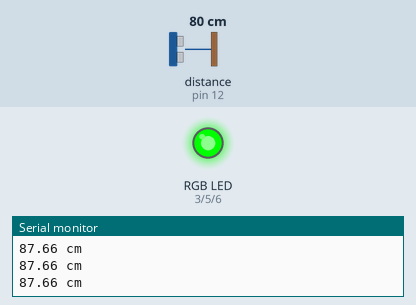
A sketch run on a simulated Arduino Uno, built with avr-gcc and run on an emulated ATmega328P. On the bench: an RGB LED mixed from three pins (HIGH = lit), the last lines printed to the serial monitor. Wiring (inferred from the names in the program): ultrasonic range finder: trigger pin 11; echo pin 12. Inputs (shaded band) come from the test bench; at power-on: distance to the obstacle (sensor on pin 12) 80 cm. The echo pulse lasts 58.3 µs per cm; pins used as bus, display or sensor lines are not drawn.

Above: at 1.2 s.
1.3 s: distance to the obstacle (sensor on pin 12) set to 50 cm
2.8 s: distance to the obstacle (sensor on pin 12) set to 43 cm
At 4.0 s:
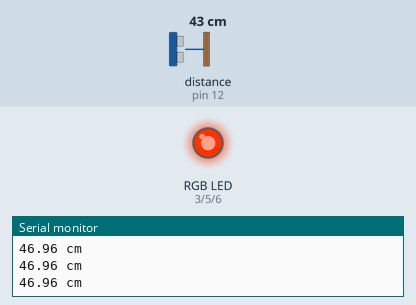
4.3 s: distance to the obstacle (sensor on pin 12) set to 11 cm
5.8 s: distance to the obstacle (sensor on pin 12) set to 8 cm
At 6.2 s:
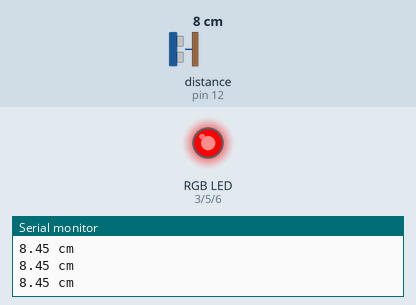
7.3 s: distance to the obstacle (sensor on pin 12) set to 120 cm
At 8.5 s:
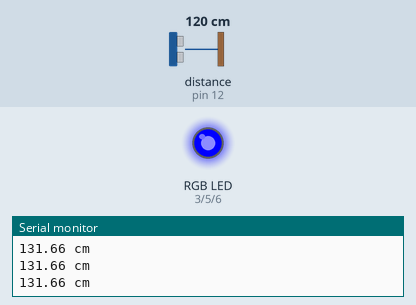
8.8 s: distance to the obstacle (sensor on pin 12) set to 95 cm
10.3 s: distance to the obstacle (sensor on pin 12) set to 89 cm
At 11.2 s:
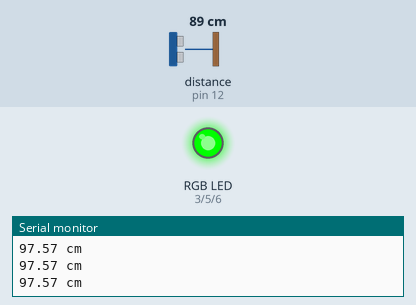
Timing chart, 0 to 12.8 s (numbered marks = the images above; inputs shaded):
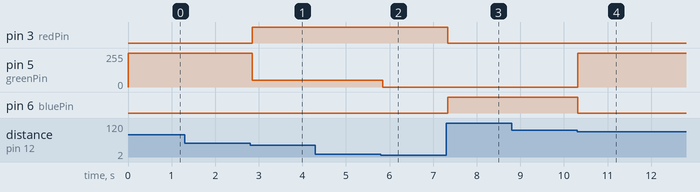

The sketch:

Circuit_3B_-_Distance_Sensor.ino
```cpp
/*
SparkFun Inventor’s Kit
Circuit 3B-Distance Sensor

Control the color of an RGB LED using an ultrasonic distance sensor.

This sketch was written by SparkFun Electronics, with lots of help from the Arduino community.
This code is completely free for any use.

View circuit diagram and instructions at: https://learn.sparkfun.com/tutorials/sparkfun-inventors-kit-experiment-guide---v40
Download drawings and code at: https://github.com/sparkfun/SIK-Guide-Code
*/

const int trigPin = 11;           //connects to the trigger pin on the distance sensor
const int echoPin = 12;           //connects to the echo pin on the distance sensor

const int redPin = 3;             //pin to control the red LED inside the RGB LED
const int greenPin = 5;           //pin to control the green LED inside the RGB LED
const int bluePin = 6;            //pin to control the blue LED inside the RGB LED

float distance = 0;               //stores the distance measured by the distance sensor

void setup()
{
  Serial.begin (9600);        //set up a serial connection with the computer

  pinMode(trigPin, OUTPUT);   //the trigger pin will output pulses of electricity
  pinMode(echoPin, INPUT);    //the echo pin will measure the duration of pulses coming back from the distance sensor

  //set the RGB LED pins to output
  pinMode(redPin, OUTPUT);
  pinMode(greenPin, OUTPUT);
  pinMode(bluePin, OUTPUT);
}

void loop() {
  distance = getDistance();   //variable to store the distance measured by the sensor

  Serial.print(distance);     //print the distance that was measured
  Serial.println(" cm");      //print units after the distance

  if(distance <= 10){                         //if the object is close

    //make the RGB LED red
    analogWrite(redPin, 255);
    analogWrite(greenPin, 0);
    analogWrite(bluePin, 0);

  } else if(10 < distance && distance < 50){  //if the object is a medium distance

    //make the RGB LED yellow
    analogWrite(redPin, 255);
    analogWrite(greenPin, 50);
    analogWrite(bluePin, 0);

  } else if(50 < distance && distance < 100){                                     //if the object is far away

    //make the RGB LED green
    analogWrite(redPin, 0);
    analogWrite(greenPin, 255);
    analogWrite(bluePin, 0);

  } else{                                     //if the object is far away

    //make the RGB LED blue
    analogWrite(redPin, 0);
    analogWrite(greenPin, 0);
    analogWrite(bluePin, 255);
  }

  delay(50);      //delay 50ms between each reading
}

//------------------FUNCTIONS-------------------------------

//RETURNS THE DISTANCE MEASURED BY THE HC-SR04 DISTANCE SENSOR
float getDistance()
{
  float echoTime;                   //variable to store the time it takes for a ping to bounce off an object
  float calculatedDistance;         //variable to store the distance calculated from the echo time

  //send out an ultrasonic pulse that's 10ms long
  digitalWrite(trigPin, HIGH);
  delayMicroseconds(10);
  digitalWrite(trigPin, LOW);

  echoTime = pulseIn(echoPin, HIGH);      //use the pulsein command to see how long it takes for the
                                          //pulse to bounce back to the sensor

  calculatedDistance = echoTime / 53.0;  //calculate the distance of the object that reflected the pulse (half the bounce time multiplied by the speed of sound)

  return calculatedDistance;              //send back the distance that was calculated
}
```

Measured:
- the behaviour switches between 46 and 45 cm on distance to the obstacle (sensor on pin 12) (found by bisection; images 0 and 1)
- the behaviour switches between 10 and 9 cm on distance to the obstacle (sensor on pin 12) (found by bisection; images 1 and 2)
- the behaviour switches between 92 and 91 cm on distance to the obstacle (sensor on pin 12) (found by bisection; images 3 and 4)
- after the input at 2.8 s, pin 3 (redPin): LOW → HIGH after 0.05 s; pin 5 (greenPin): 255/255 → 50/255 after 0.05 s
- after the input at 5.8 s, pin 5 (greenPin): 50/255 → 0/255 at once
- after the input at 7.3 s, pin 3 (redPin): HIGH → LOW at once; pin 6 (bluePin): LOW → HIGH at once
- after the input at 10.3 s, pin 5 (greenPin): 0/255 → 255/255 at once; pin 6 (bluePin): HIGH → LOW at once
